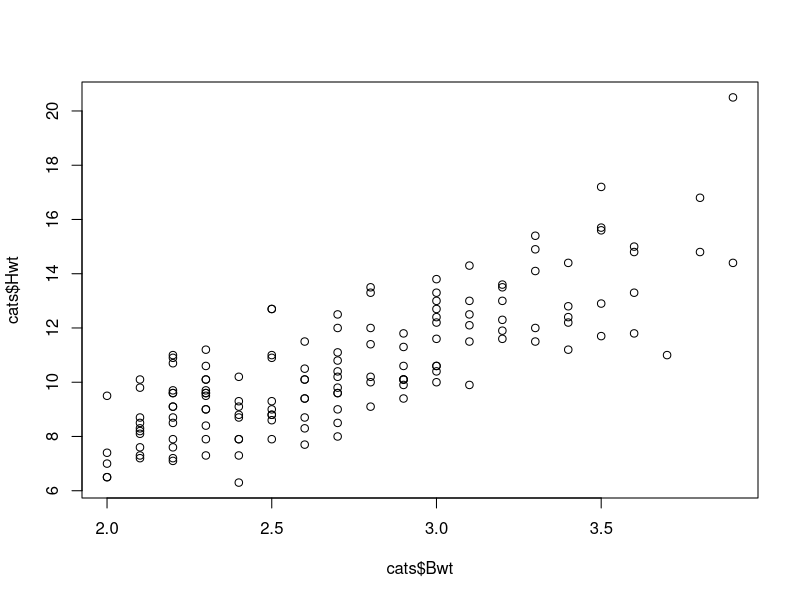
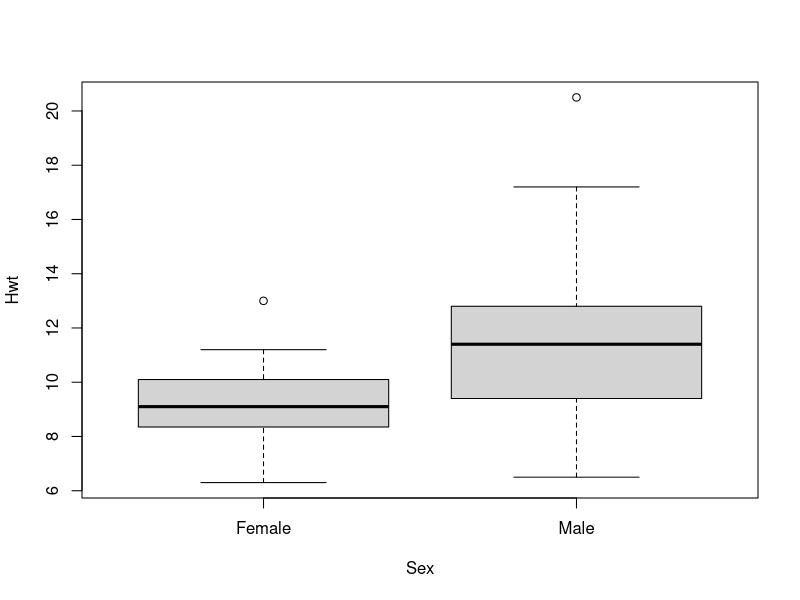

Generate these figures, in order, with R:
## ---- chunk 1
library(MASS)     # for the cats data
library(dplyr)    # data manipulation
library(haven)    # in/exporting data
library(magrittr) # pipes
## ---- chunk 2
head(cats)
## ---- chunk 3
str(cats)
## ---- chunk 4
fem.cats <- cats[cats$Sex == "F", ]
dim(fem.cats)
head(fem.cats)
## ---- chunk 5
heavy.cats <- cats[cats$Bwt > 3, ]
dim(heavy.cats)
head(heavy.cats)
## ---- chunk 6
heavy.cats <- subset(cats, Bwt > 3)
dim(heavy.cats)
head(heavy.cats)
## ---- chunk 7
filter(cats, Bwt > 2, Bwt < 2.2, Sex == "F")
## ---- chunk 8
class(cats$Sex)
levels(cats$Sex)
## ---- chunk 9
levels(cats$Sex) <- c("Female", "Male")
table(cats$Sex)
head(cats)
## ---- chunk 10
sorted.cats <- cats[order(cats$Bwt), ]
head(sorted.cats)
## ---- chunk 11
cats.numbers <- cbind(Weight = cats$Bwt, HeartWeight = cats$Hwt)
head(cats.numbers)
## ---- chunk 12
rbind(cats[1:3, ], cats[1:5, ])
## ---- chunk 13
cor(cats[, -1])
## ---- chunk 14
cor.test(cats$Bwt, cats$Hwt)
## ---- chunk 15
plot(cats$Bwt, cats$Hwt)
## ---- chunk 16
t.test(formula = Hwt ~ Sex, data = cats)
## ---- chunk 17
plot(formula = Hwt ~ Sex, data = cats)
## ---- chunk 18
boys <- 
  read_sav("boys.sav") %>%
  head()
## ---- chunk 19
boys  <- read_sav("boys.sav")
boys2 <- transform(boys, hgt = hgt / 100)
boys3 <- filter(boys2, age > 15)
boys4 <- subset(boys3, select = c(hgt, wgt, bmi))
## ---- chunk 20
boys <-
  read_sav("boys.sav") %>%
  transform(hgt = hgt/100) %>%
  filter(age > 15) %>%
  subset(select = c(hgt, wgt, bmi))
## ---- chunk 21
rnorm(10) %>% mean()
## ---- chunk 22
boys %>% cor(use = "pairwise.complete.obs")
## ---- chunk 23
boys %>% subset(select = wgt) %>% na.omit() %>% max()
## ---- chunk 24
nrow(cats)

cats.outl <- 
  cats %>% 
  filter(Hwt < mean(Hwt) + 3 * sd(Hwt), 
         Hwt > mean(Hwt) - 3 * sd(Hwt))

nrow(cats.outl)

cats %>%  
  filter(Hwt > mean(Hwt) + 3 * sd(Hwt))
## ---- chunk 25
set.seed(123)
1:5 %>%
  mean() %>%
  rnorm(10)
## ---- chunk 26
set.seed(123)
1:5 %>% 
  mean() %>%
  rnorm(n = 10, mean = .)
## ---- chunk 27
sample(x = c(1, 1, 2, 3, 5, 8), size = 2)
## ---- chunk 28
set.seed(123)
1:26 %>%
  sample(3) %>%
  paste(., LETTERS[.])
## ---- chunk 29
set.seed(123)
1:26

set.seed(123)
1:26 %>% 
  sample(3)

set.seed(123)
1:26 %>%
  sample(3) %>%
  paste(., LETTERS[.])
## ---- chunk 30
cats %$%
  t.test(Hwt ~ Sex)
## ---- chunk 31
cats.test <- 
  cats %$%
  t.test(Bwt ~ Sex)

cats.test
